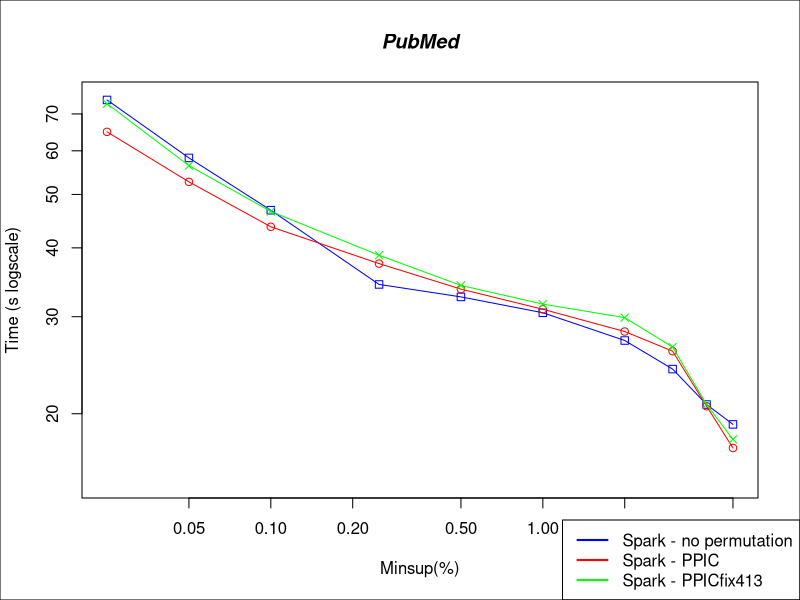

The R source for this figure:


#DATA
x <- c(0.00025, 0.0005, 0.001, 0.0025, 0.005, 0.01, 0.02, 0.03, 0.04, 0.05)*100

sparkNP <- c(74205, 58248, 46808, 34329, 32588, 30497, 27160, 24104, 20786, 19129)/1000
sparkPPIC <- c(64948, 52698, 43678, 37451, 33663, 30943, 28196, 25974, 20638, 17336)/1000
sparkPPICFix <- c(73048, 56394, 46570, 38782, 34183, 31619, 29883, 26423, 20791, 17968)/1000

#PLOT
plot(x,sparkNP, log = "xy", type="o", pch=0, xlab="Minsup(%)", ylab="Time (s logscale)", col="blue", ylim=c(15, 75))
lines(x,sparkPPIC, col="red", type="o", pch=1)
lines(x,sparkPPICFix, col="green", type="o", pch=4)

title(main="PubMed", font.main=4)

par(fig = c(0, 1, 0, 1), oma = c(0, 0, 0, 0), mar = c(0, 0, 0, 0), new = TRUE)
plot(0, 0, type = "n", bty = "n", xaxt = "n", yaxt = "n")

#Pretty up
legend("bottomright", legend=c("Spark - no permutation", "Spark - PPIC", "Spark - PPICfix413"), lty=c(1,1),lwd=c(2,2), col=c("blue","red", "green"))
box()
